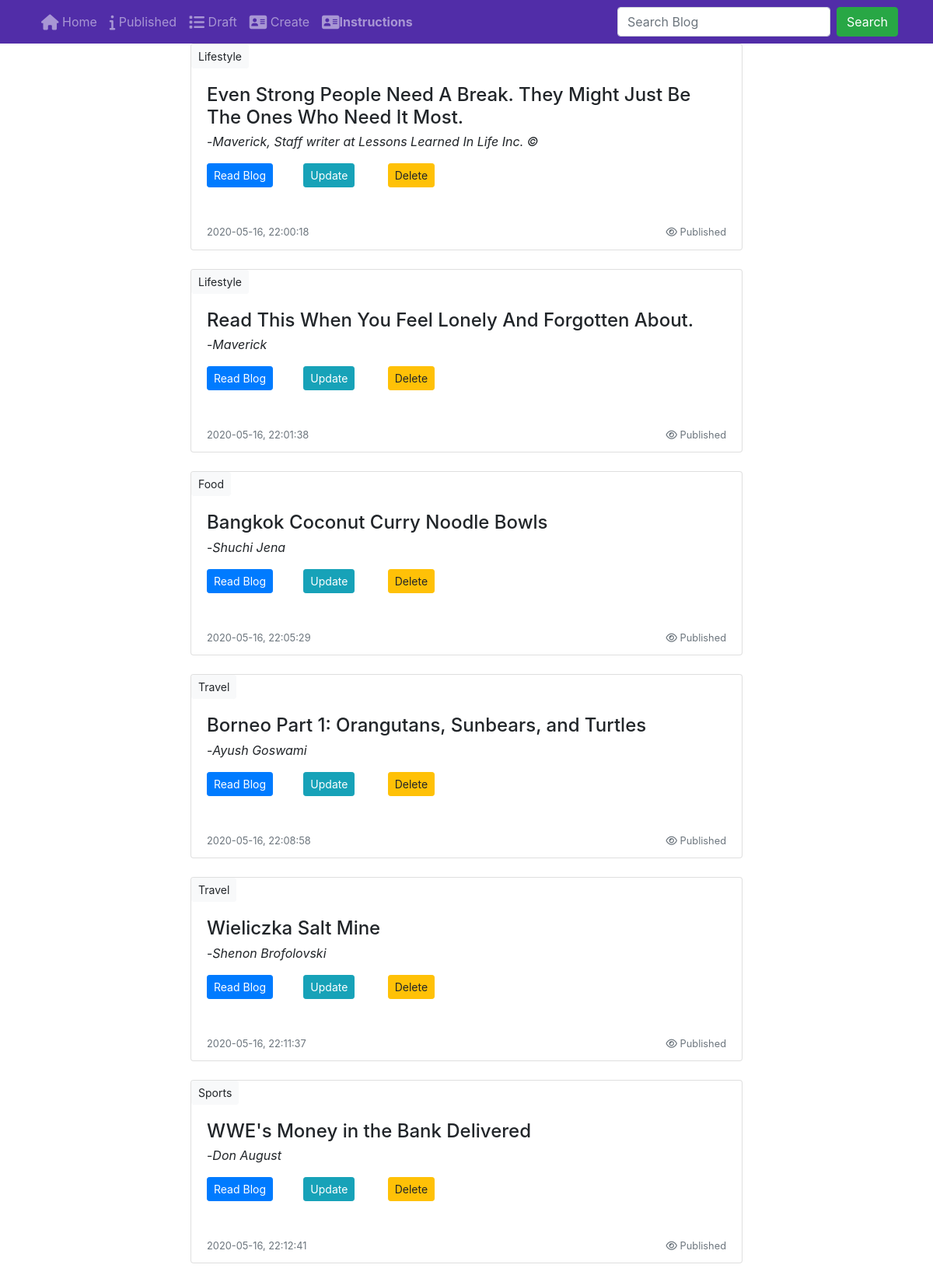
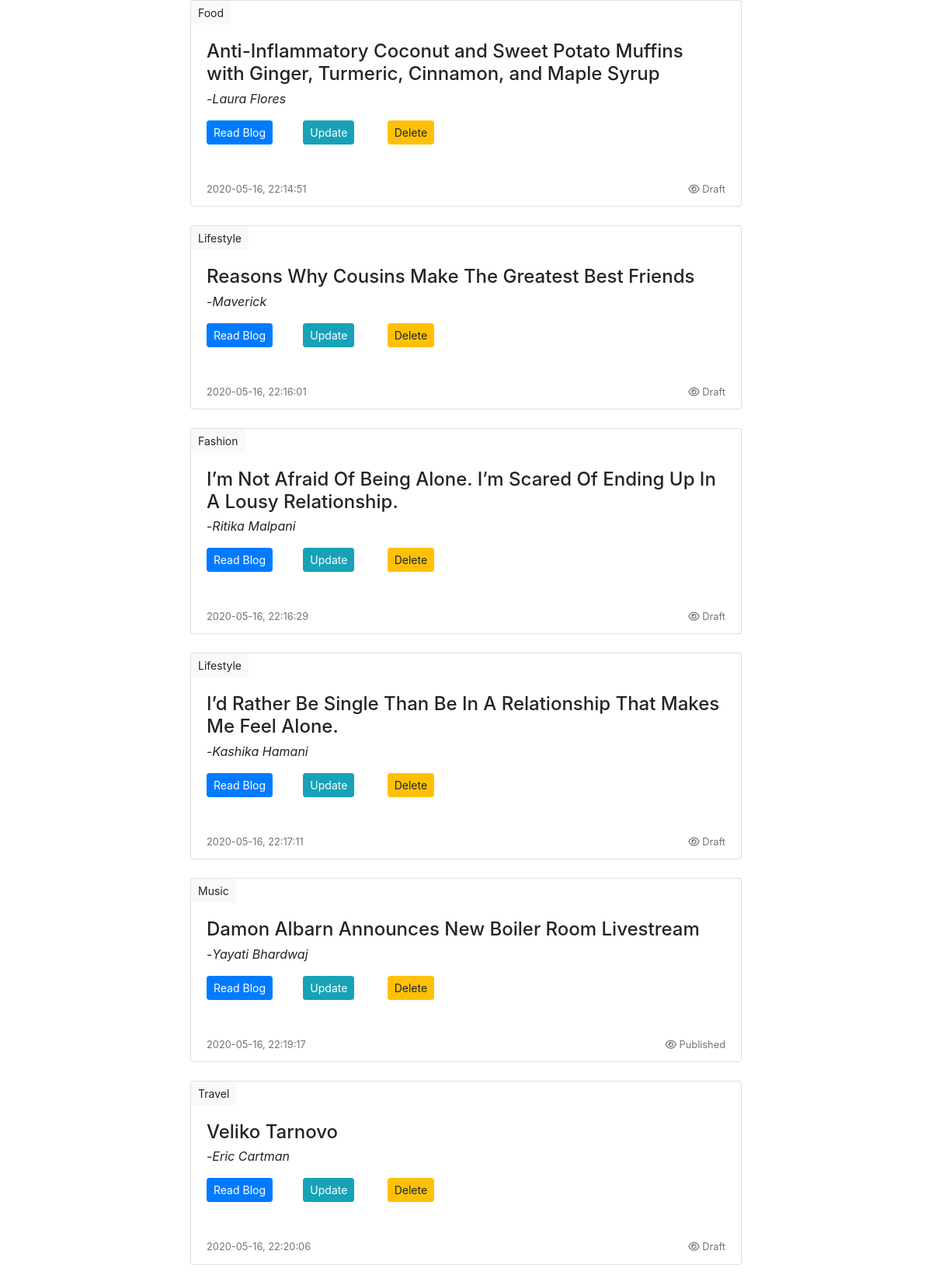
Screenshot of /search.php (upper part) with the database file from the repository (2 pictures, top to bottom).
### tables this page shows
CREATE TABLE `blogs` (
  `id` int(6) NOT NULL,
  `name` varchar(300) DEFAULT NULL,
  `description` varchar(6000) DEFAULT NULL,
  `category` varchar(50) DEFAULT NULL,
  `author` varchar(300) DEFAULT NULL,
  `status` varchar(50) DEFAULT NULL,
  `date` date DEFAULT NULL,
  `time` time DEFAULT NULL,
  `image` blob
);

### search.php (called while the page is built)
<?php
    $pdo = new PDO('mysql:host=localhost;port=3306;dbname=blogs', 'sunav', 'harry');
    $pdo->setAttribute(PDO::ATTR_ERRMODE, PDO::ERRMODE_EXCEPTION);
    $all_blogs = $pdo->query("SELECT * FROM blogs WHERE name LIKE '%".$_GET['search']."%'|| author LIKE '%".$_GET['search']."%' ||
    description LIKE '%".$_GET['search']."%'|| category LIKE '%".$_GET['search']."%'");
    while ( $row = $all_blogs->fetch(PDO::FETCH_OBJ) )
    {
        $blogs[] = $row;
    }
    include 'main.php';
?>

### main.php (the view, shortened to what this page needs)
<!DOCTYPE html>
<html>
<head>
    <link rel="stylesheet" href="https://stackpath.bootstrapcdn.com/bootstrap/4.0.0/css/bootstrap.min.css">
    <link rel="stylesheet" href="./css/styles.css">
    <link rel="stylesheet" href="./css/font-awesome.min.css">
    <link rel="stylesheet" href="./css/bootstrap-social.css">
</head>
<body>
    <nav class="navbar navbar-dark navbar-expand-sm fixed-top">
        <div class="container">
            <div class="collapse navbar-collapse" id="Navbar">
                <ul class="nav navbar-nav mr-auto">
                    <li class="nav-item"><a class="nav-link" href="#"><span class="fa fa-home fa-lg"></span> Home</a></li>
                    <li class="nav-item"><a class="nav-link" id="publi" href="index.php"><span class="fa fa-info fa-lg"></span> Published</a></li>
                    <li class="nav-item"><a class="nav-link" id="dra"href="draft.php"><span class="fa fa-list fa-lg"></span> Draft</a></li>
                    <li class="nav-item"><a class="nav-link" href="#createblog"><span class="fa fa-address-card fa-lg"></span> Create</a></li>
                    <li class="nav-item"><a class="nav-link" href="javascript:{}" onclick="openinstructions()"><span class="fa fa-address-card fa-lg"></span><strong>Instructions</strong></a></li>
                </ul>
                <form class="form-inline my-2 my-lg-0" action="search.php" method="get">
                    <input class="form-control mr-sm-2" type="search" name="search" placeholder="Search Blog" aria-label="Search">
                    <button class="btn btn-outline-success my-2 my-sm-0 active" type="submit">Search</button>
                </form>
            </div>
        </div>
    </nav>
    <div class="container">
        <?php if (empty($blogs)) : ?>
            <div class="container">
                <h1 style="text-align: center; color:red; padding-top: 40px"> No blog to Show<h2>
            </div>
        <?php else : ?>
        <?php foreach($blogs as $blog) : ?>
            <div class="offset-md-2 col-12 col-sm-8 mt-4 " >
                <div class="card">
                    <div class="card-img">
                        <button class="btn btn-light btn-sm"><?php echo $blog->category?></button>
                    </div>
                    <div class="card-body" >
                        <h4 class="card-title"><?php echo $blog->name?></h4>
                        <p class="card-text">-<i><?php echo $blog->author?></i></p>
                        <div class="form-group row">
                            <div class="col-12">
                                <div class="row">
                                    <div class="col-4 col-sm-2">
                                        <a onclick="openblog(<?php echo $blog->id?>)" id="read<?php echo $blog->id?>" class="card-link btn btn-sm btn-primary text-white">Read Blog</a>
                                    </div>
                                    <div class="col-4 col-sm-2">
                                        <a onclick="updateblog(<?php echo $blog->id?>)" class="card-link btn-sm btn btn-info ml-2 text-white">Update</a>
                                    </div>
                                    <div class="col-4 col-sm-2">
                                        <a onclick="confirmdelete(<?php echo $blog->id?>)" class="card-link btn-sm btn btn-warning">Delete</a>
                                    </div>
                                </div>
                            </div>
                        </div>
                    </div>
                    <div class="card-footer text-muted d-flex justify-content-between bg-transparent border-top-0">
                        <div class="views"><?php echo $blog->date?>, <?php echo $blog->time?></div>
                        <div class="stats">
                            <i class="far fa-eye"></i> <?php echo $blog->status?>
                        </div>
                    </div>
                </div>
            </div>
        <?php endforeach; ?>
        <?php endif; ?>
    </div>
</body>
</html>

### css/styles.css (style rules this page uses)
body { padding: 2rem 0rem; }
.card-img { border-bottom-left-radius: 0px; border-bottom-right-radius: 0px; }
.card-title { margin-bottom: 0.3rem; }
.card-footer { font-size: 0.8rem; }
.navbar-dark { background-color: #512DA8; }
html { scroll-behavior: smooth; }

### rows the page displays
blogs: category "Lifestyle", name "Even Strong People Need A Break. They Might Just Be The Ones Who Need It Most.", author "Maverick, Staff writer at Lessons Learned In Life Inc. ©", date "2020-05-16", time "22:00:18", status "Published"
blogs: category "Lifestyle", name "Read This When You Feel Lonely And Forgotten About.", author "Maverick", date "2020-05-16", time "22:01:38", status "Published"
blogs: category "Food", name "Bangkok Coconut Curry Noodle Bowls", author "Shuchi Jena", date "2020-05-16", time "22:05:29", status "Published"
blogs: category "Travel", name "Borneo Part 1: Orangutans, Sunbears, and Turtles", author "Ayush Goswami", date "2020-05-16", time "22:08:58", status "Published"
blogs: category "Travel", name "Wieliczka Salt Mine", author "Shenon Brofolovski", date "2020-05-16", time "22:11:37", status "Published"
blogs: category "Sports", name "WWE's Money in the Bank Delivered", author "Don August", date "2020-05-16", time "22:12:41", status "Published"
blogs: category "Food", name "Anti-Inflammatory Coconut and Sweet Potato Muffins with Ginger, Turmeric, Cinnamon, and Maple Syrup", author "Laura Flores", date "2020-05-16", time "22:14:51", status "Draft"
blogs: category "Lifestyle", name "Reasons Why Cousins Make The Greatest Best Friends", author "Maverick", date "2020-05-16", time "22:16:01", status "Draft"
blogs: category "Fashion", name "I’m Not Afraid Of Being Alone. I’m Scared Of Ending Up In A Lousy Relationship.", author "Ritika Malpani", date "2020-05-16", time "22:16:29", status "Draft"
blogs: category "Lifestyle", name "I’d Rather Be Single Than Be In A Relationship That Makes Me Feel Alone.", author "Kashika Hamani", date "2020-05-16", time "22:17:11", status "Draft"
blogs: category "Music", name "Damon Albarn Announces New Boiler Room Livestream", author "Yayati Bhardwaj", date "2020-05-16", time "22:19:17", status "Published"
blogs: category "Travel", name "Veliko Tarnovo", author "Eric Cartman", date "2020-05-16", time "22:20:06", status "Draft"
